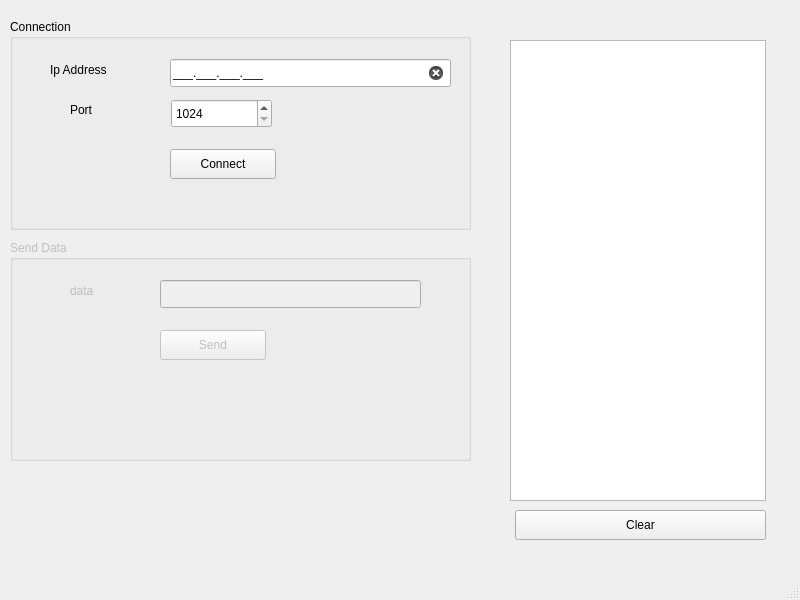
<?xml version="1.0" encoding="UTF-8"?>
<ui version="4.0">
 <class>MainWindow</class>
 <widget class="QMainWindow" name="MainWindow">
  <property name="geometry">
   <rect>
    <x>0</x>
    <y>0</y>
    <width>800</width>
    <height>600</height>
   </rect>
  </property>
  <property name="windowTitle">
   <string>MainWindow</string>
  </property>
  <property name="styleSheet">
   <string notr="true">#IpAddress[state=&quot;0&quot;]{
	background-color: rgb(224, 27, 36);
}
#IpAddress[state=&quot;1&quot;]{
	background-color: rgb(87, 227, 137);
}</string>
  </property>
  <widget class="QWidget" name="centralwidget">
   <widget class="QGroupBox" name="groupBox">
    <property name="geometry">
     <rect>
      <x>10</x>
      <y>19</y>
      <width>461</width>
      <height>211</height>
     </rect>
    </property>
    <property name="title">
     <string>Connection</string>
    </property>
    <widget class="QLabel" name="label">
     <property name="geometry">
      <rect>
       <x>40</x>
       <y>40</y>
       <width>101</width>
       <height>21</height>
      </rect>
     </property>
     <property name="text">
      <string>Ip Address</string>
     </property>
    </widget>
    <widget class="QLabel" name="label_2">
     <property name="geometry">
      <rect>
       <x>60</x>
       <y>80</y>
       <width>80</width>
       <height>21</height>
      </rect>
     </property>
     <property name="text">
      <string>Port</string>
     </property>
    </widget>
    <widget class="QLineEdit" name="IpAddress">
     <property name="geometry">
      <rect>
       <x>160</x>
       <y>40</y>
       <width>281</width>
       <height>28</height>
      </rect>
     </property>
     <property name="inputMask">
      <string>000.000.000.000;_</string>
     </property>
     <property name="clearButtonEnabled">
      <bool>true</bool>
     </property>
     <property name="state" stdset="0">
      <string/>
     </property>
    </widget>
    <widget class="QSpinBox" name="Port">
     <property name="geometry">
      <rect>
       <x>161</x>
       <y>80</y>
       <width>101</width>
       <height>29</height>
      </rect>
     </property>
     <property name="minimum">
      <number>1024</number>
     </property>
     <property name="maximum">
      <number>65536</number>
     </property>
    </widget>
    <widget class="QPushButton" name="pushButton">
     <property name="geometry">
      <rect>
       <x>160</x>
       <y>130</y>
       <width>106</width>
       <height>30</height>
      </rect>
     </property>
     <property name="text">
      <string>Connect</string>
     </property>
    </widget>
   </widget>
   <widget class="QListWidget" name="listWidget">
    <property name="geometry">
     <rect>
      <x>510</x>
      <y>40</y>
      <width>256</width>
      <height>461</height>
     </rect>
    </property>
   </widget>
   <widget class="QPushButton" name="clearButton">
    <property name="geometry">
     <rect>
      <x>515</x>
      <y>510</y>
      <width>251</width>
      <height>30</height>
     </rect>
    </property>
    <property name="text">
     <string>Clear</string>
    </property>
   </widget>
   <widget class="QGroupBox" name="groupBox_2">
    <property name="enabled">
     <bool>false</bool>
    </property>
    <property name="geometry">
     <rect>
      <x>10</x>
      <y>240</y>
      <width>461</width>
      <height>221</height>
     </rect>
    </property>
    <property name="title">
     <string>Send Data</string>
    </property>
    <widget class="QLineEdit" name="SendData">
     <property name="geometry">
      <rect>
       <x>150</x>
       <y>40</y>
       <width>261</width>
       <height>28</height>
      </rect>
     </property>
    </widget>
    <widget class="QLabel" name="label_3">
     <property name="geometry">
      <rect>
       <x>60</x>
       <y>40</y>
       <width>51</width>
       <height>21</height>
      </rect>
     </property>
     <property name="text">
      <string>data</string>
     </property>
    </widget>
    <widget class="QPushButton" name="btn_Send">
     <property name="geometry">
      <rect>
       <x>150</x>
       <y>90</y>
       <width>106</width>
       <height>30</height>
      </rect>
     </property>
     <property name="text">
      <string>Send</string>
     </property>
    </widget>
   </widget>
  </widget>
  <widget class="QMenuBar" name="menubar">
   <property name="geometry">
    <rect>
     <x>0</x>
     <y>0</y>
     <width>800</width>
     <height>26</height>
    </rect>
   </property>
  </widget>
  <widget class="QStatusBar" name="statusbar"/>
 </widget>
 <resources/>
 <connections>
  <connection>
   <sender>clearButton</sender>
   <signal>clicked()</signal>
   <receiver>listWidget</receiver>
   <slot>clear()</slot>
   <hints>
    <hint type="sourcelabel">
     <x>637</x>
     <y>549</y>
    </hint>
    <hint type="destinationlabel">
     <x>633</x>
     <y>484</y>
    </hint>
   </hints>
  </connection>
 </connections>
</ui>
